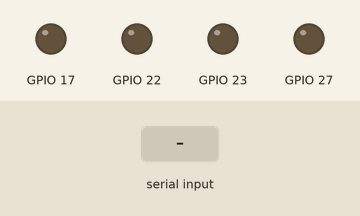
Bench run of a program on a simulated Raspberry Pi (BCM pin numbers). Shown: output pins drawn as LEDs (lit = HIGH). Inputs (shaded band) come from the test bench. What the program prints to the terminal is not drawn.

Above: at 1.2 s.
1.3 s: "w" typed at the terminal
At 1.7 s:
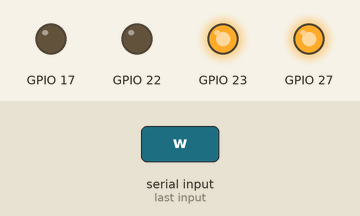
2.8 s: "s" typed at the terminal
At 4.0 s:
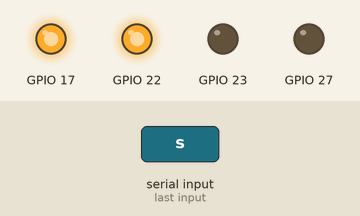
4.3 s: "a" typed at the terminal
At 5.2 s:
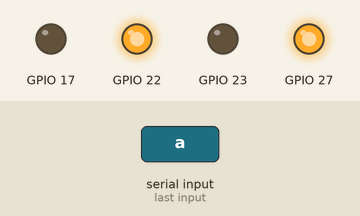
5.8 s: "d" typed at the terminal
At 6.4 s:
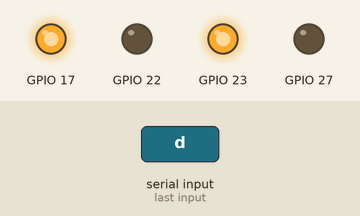
7.3 s: "nt" typed at the terminal
At 8.7 s:
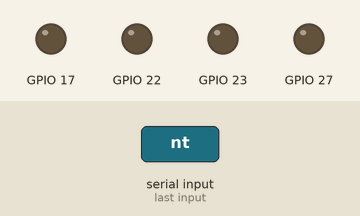
Timing chart, 0 to 9.8 s (numbered marks = the images above; inputs shaded):
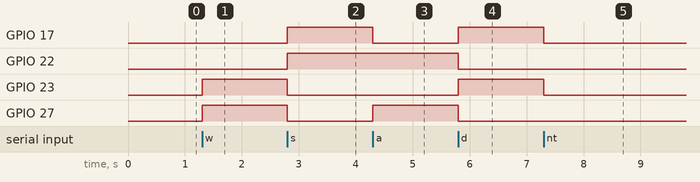

The program:

liveinput.py
```python
from driver import Driver
from time import sleep
import RPi.GPIO as GPIO
from kbhit import KBHit

buggy = Driver([17,27,22,23])
try:
    kb = KBHit()

    print('Hit any key, or ESC to exit')
    while True:
        if kb.kbhit():
            c = kb.getch()
            if ord(c) == 27: # ESC
                raise KeyboardInterrupt
            if c == "w":
                buggy.forward()
            elif c == "s":
                buggy.backward()
            elif c == "a":
                buggy.left()
            elif c == "d":
                buggy.right()
            else:
                buggy.stop()

    kb.set_normal_term()
except KeyboardInterrupt:
    buggy.kill()
```

driver.py
```python
import RPi.GPIO as GPIO


class Driver():

    def __init__(self, pins):
        #Right motor: pins[0]
        #Right back : pins[1]
        #Left motor: pins[2]
        #Left back : pins[3]
        self.pins = pins
        GPIO.setmode(GPIO.BCM)
        GPIO.setup(self.pins[0], GPIO.OUT)
        GPIO.setup(self.pins[1], GPIO.OUT)
        GPIO.setup(self.pins[2], GPIO.OUT)
        GPIO.setup(self.pins[3], GPIO.OUT)

    def forward(self):
        GPIO.output(self.pins[0],0)
        GPIO.output(self.pins[1],1)
        GPIO.output(self.pins[2],0)
        GPIO.output(self.pins[3],1)

    def backward(self):
        GPIO.output(self.pins[0],1)
        GPIO.output(self.pins[1],0)
        GPIO.output(self.pins[2],1)
        GPIO.output(self.pins[3],0)

    def right(self):
        GPIO.output(self.pins[0],1)
        GPIO.output(self.pins[1],0)
        GPIO.output(self.pins[2],0)
        GPIO.output(self.pins[3],1)

    def left(self):
        GPIO.output(self.pins[0],0)
        GPIO.output(self.pins[1],1)
        GPIO.output(self.pins[2],1)
        GPIO.output(self.pins[3],0)

    def stop(self):
        GPIO.output(self.pins[0],0)
        GPIO.output(self.pins[1],0)
        GPIO.output(self.pins[2],0)
        GPIO.output(self.pins[3],0)

    def kill(self):
        self.stop()
        GPIO.cleanup()
    
```

kbhit.py
```python
import os

# Windows
if os.name == 'nt':
    import msvcrt

# Posix (Linux, OS X)
else:
    import sys
    import termios
    import atexit
    from select import select


class KBHit:

    def __init__(self):
        '''Creates a KBHit object that you can call to do various keyboard things.
        '''

        if os.name == 'nt':
            pass

        else:

            # Save the terminal settings
            self.fd = sys.stdin.fileno()
            self.new_term = termios.tcgetattr(self.fd)
            self.old_term = termios.tcgetattr(self.fd)

            # New terminal setting unbuffered
            self.new_term[3] = (self.new_term[3] & ~termios.ICANON & ~termios.ECHO)
            termios.tcsetattr(self.fd, termios.TCSAFLUSH, self.new_term)

            # Support normal-terminal reset at exit
            atexit.register(self.set_normal_term)


    def set_normal_term(self):
        ''' Resets to normal terminal.  On Windows this is a no-op.
        '''

        if os.name == 'nt':
            pass

        else:
            termios.tcsetattr(self.fd, termios.TCSAFLUSH, self.old_term)


    def getch(self):
        ''' Returns a keyboard character after kbhit() has been called.
            Should not be called in the same program as getarrow().
        '''

        s = ''

        if os.name == 'nt':
            return msvcrt.getch().decode('utf-8')

        else:
            return sys.stdin.read(1)


    def getarrow(self):
        ''' Returns an arrow-key code after kbhit() has been called. Codes are
        0 : up
        1 : right
        2 : down
        3 : left
        Should not be called in the same program as getch().
        '''

        if os.name == 'nt':
            msvcrt.getch() # skip 0xE0
            c = msvcrt.getch()
            vals = [72, 77, 80, 75]

        else:
            c = sys.stdin.read(3)[2]
            vals = [65, 67, 66, 68]

        return vals.index(ord(c.decode('utf-8')))


    def kbhit(self):
        ''' Returns True if keyboard character was hit, False otherwise.
        '''
        if os.name == 'nt':
            return msvcrt.kbhit()

        else:
            dr,dw,de = select([sys.stdin], [], [], 0)
            return dr != []

if __name__ == "__main__":

    kb = KBHit()

    print('Hit any key, or ESC to exit')
    while True:
        if kb.kbhit():
            c = kb.getch()
            if ord(c) == 119: # ESC
                break
            print("c:",c)

    kb.set_normal_term()
```

Measured:
- after the input at 1.3 s, GPIO 23, GPIO 27: LOW → HIGH at once
- after the input at 2.8 s, GPIO 17, GPIO 22: LOW → HIGH at once; GPIO 23, GPIO 27: HIGH → LOW at once
- after the input at 4.3 s, GPIO 17: HIGH → LOW at once; GPIO 27: LOW → HIGH at once
- after the input at 5.8 s, GPIO 17, GPIO 23: LOW → HIGH at once; GPIO 22, GPIO 27: HIGH → LOW at once
- after the input at 7.3 s, GPIO 17, GPIO 23: HIGH → LOW at once
